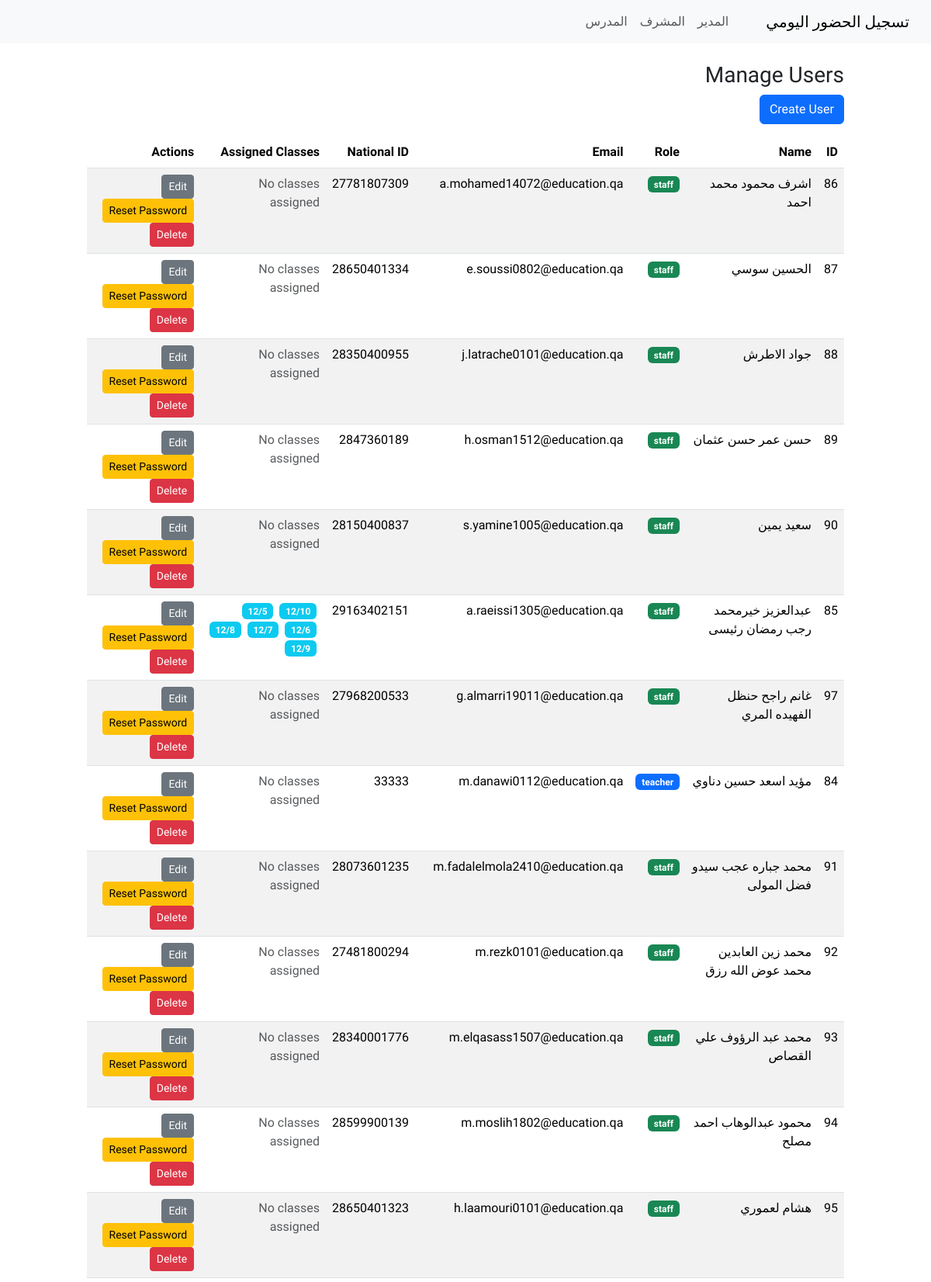
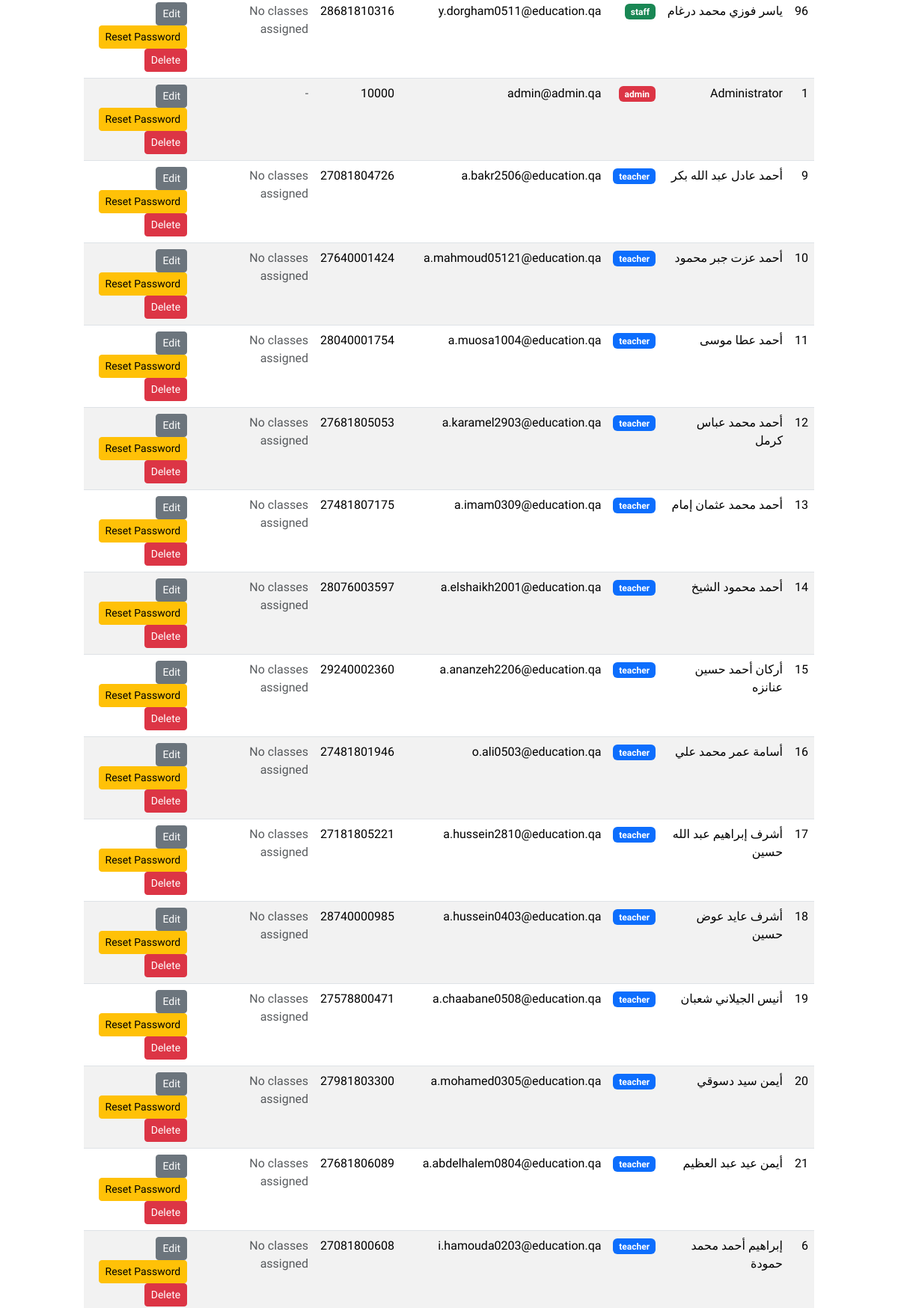
The app's page /admin/users (signed in, upper part) with its own data (2 pictures, top to bottom).
### tables this page shows
CREATE TABLE "user" (
	"id"	INTEGER NOT NULL,
	"name"	VARCHAR(150) NOT NULL,
	"role"	VARCHAR(50) NOT NULL,
	"password_hash"	VARCHAR(200),
	"national_id"	VARCHAR(50),
	"classes"	VARCHAR(200),
	"email"	VARCHAR(50),
	"emp_id"	VARCHAR(50),
	PRIMARY KEY("id")
);

CREATE TABLE school_class (
	id INTEGER NOT NULL, 
	name VARCHAR(120) NOT NULL, 
	PRIMARY KEY (id)
);

### app.py (the view)
@app.route('/admin/users')
@login_required
def admin_users():
    if not admin_required():
        return redirect(url_for('index'))
    conn = get_db()
    rows = conn.execute("SELECT * FROM user ORDER BY name").fetchall()
    users = [RowObject(r) for r in rows]
    classes_rows = conn.execute("SELECT * FROM school_class").fetchall()
    classes_dict = {str(r['id']): r['name'] for r in classes_rows}
    return render_template('admin_users.html', users=users, classes_dict=classes_dict)

### app.py (called while the page is built)
def get_db():
    db_conn = getattr(g, '_database', None)
    if db_conn is None:
        db_conn = sqlite3.connect(DATABASE, detect_types=sqlite3.PARSE_DECLTYPES)
        db_conn.row_factory = sqlite3.Row
        g._database = db_conn
    return db_conn

@login_manager.user_loader
def load_user(user_id):
    conn = get_db()
    row = conn.execute("SELECT * FROM user WHERE id = ?", (int(user_id),)).fetchone()
    return SimpleUser(row) if row else None

def admin_required():
    if not current_user.is_authenticated or current_user.role != 'admin':
        flash('Unauthorized', 'danger')
        return False
    return True

    def __getattr__(self, name):
        try:
            return self._r[name]
        except Exception:
            raise AttributeError(name)

### templates/admin_users.html (shortened to what this page needs)
{% extends 'layout.html' %}
{% block content %}
<h3>Manage Users</h3>
<a class="btn btn-primary mb-3" href="{{ url_for('admin_users_create') }}">Create User</a>
<table class="table table-striped">
    <thead>
        <tr>
            <th>ID</th>
            <th>Name</th>
            <th>Role</th>
            <th>Email</th>
            <th>National ID</th>
            <th>Assigned Classes</th>
            <th>Actions</th>
        </tr>
    </thead>
    <tbody>
        {% for u in users %}
        <tr>
            <td>{{u.id}}</td>
            <td>{{u.name}}</td>
            <td>
                <span
                    class="badge bg-{% if u.role=='admin' %}danger{% elif u.role=='teacher' %}primary{% elif u.role=='staff' %}success{% else %}secondary{% endif %}">
                    {{u.role}}
                </span>
            </td>
            <td>{{u.email or '-'}}</td>
            <td>{{u.national_id or '-'}}</td>
            <td>
                {% if (u.role == 'teacher' or u.role == 'staff') and u.classes %}
                {% set class_ids = u.classes.split(',') %}
                {% for cid in class_ids %}
                {% if cid.strip() %}
                <span class="badge bg-info me-1">{{ classes_dict.get(cid.strip(), 'Unknown') }}</span>
                {% endif %}
                {% endfor %}
                {% elif u.role == 'teacher' or u.role == 'staff' %}
                <span class="text-muted">No classes assigned</span>
                {% else %}
                <span class="text-muted">-</span>
                {% endif %}
            </td>
            <td>
                <a class="btn btn-sm btn-secondary" href="{{ url_for('admin_users_edit', user_id=u.id) }}">
                     Edit
                </a>
                <a class="btn btn-sm btn-warning" href="{{ url_for('admin_users_reset_password', user_id=u.id) }}">
                     Reset Password
                </a>
                <form method="post" action="{{ url_for('admin_users_delete', user_id=u.id) }}"
                    style="display:inline-block" onsubmit="return confirm('Delete user?')">
                    <button class="btn btn-sm btn-danger">
                         Delete
                    </button>
                </form>
            </td>
        </tr>
        {% endfor %}
    </tbody>
</table>
{% endblock %}

### static/css/style.css (style rules this page uses)
body { font-family: 'Tajawal', Tahoma, Geneva, Verdana, sans-serif; }

### records on screen
user: name "اشرف محمود محمد احمد", role "staff", email "a.mohamed14072@education.qa", national "27781807309"
user: name "الحسين سوسي", role "staff", email "e.soussi0802@education.qa", national "28650401334"
user: name "جواد الاطرش", role "staff", email "j.latrache0101@education.qa", national "28350400955"
user: name "حسن عمر حسن عثمان", role "staff", email "h.osman1512@education.qa", national "2847360189"
user: name "سعيد يمين", role "staff", email "s.yamine1005@education.qa", national "28150400837"
user: name "عبدالعزيز خيرمحمد رجب رمضان رئيسى", role "staff", email "a.raeissi1305@education.qa", national "29163402151"
school_class: get "12/10"
school_class: get "12/5"
school_class: get "12/6"
school_class: get "12/7"
school_class: get "12/8"
school_class: get "12/9"
user: name "غانم راجح حنظل الفهيده المري", role "staff", email "g.almarri19011@education.qa", national "27968200533"
user: name "مؤيد اسعد حسين دناوي", role "teacher", email "m.danawi0112@education.qa", national "33333"
user: name "محمد جباره عجب سيدو فضل المولى", role "staff", email "m.fadalelmola2410@education.qa", national "28073601235"
user: name "محمد زين العابدين محمد عوض الله رزق", role "staff", email "m.rezk0101@education.qa", national "27481800294"
user: name "محمد عبد الرؤوف علي القصاص", role "staff", email "m.elqasass1507@education.qa", national "28340001776"
user: name "محمود عبدالوهاب احمد مصلح", role "staff", email "m.moslih1802@education.qa", national "28599900139"
user: name "هشام لعموري", role "staff", email "h.laamouri0101@education.qa", national "28650401323"
user: name "ياسر فوزي محمد درغام", role "staff", email "y.dorgham0511@education.qa", national "28681810316"
user: name "Administrator", role "admin", email "admin@admin.qa", national "10000"
user: name "أحمد عادل عبد الله بكر", role "teacher", email "a.bakr2506@education.qa", national "27081804726"
user: name "أحمد عزت جبر محمود", role "teacher", email "a.mahmoud05121@education.qa", national "27640001424"
user: name "أحمد عطا موسى", role "teacher", email "a.muosa1004@education.qa", national "28040001754"
user: name "أحمد محمد عباس كرمل", role "teacher", email "a.karamel2903@education.qa", national "27681805053"
user: name "أحمد محمد عثمان إمام", role "teacher", email "a.imam0309@education.qa", national "27481807175"
user: name "أحمد محمود الشيخ", role "teacher", email "a.elshaikh2001@education.qa", national "28076003597"
user: name "أركان أحمد حسين عنانزه", role "teacher", email "a.ananzeh2206@education.qa", national "29240002360"
user: name "أسامة عمر محمد علي", role "teacher", email "o.ali0503@education.qa", national "27481801946"
user: name "أشرف إبراهيم عبد الله حسين", role "teacher", email "a.hussein2810@education.qa", national "27181805221"
user: name "أشرف عايد عوض حسين", role "teacher", email "a.hussein0403@education.qa", national "28740000985"
user: name "أنيس الجيلاني شعبان", role "teacher", email "a.chaabane0508@education.qa", national "27578800471"
user: name "أيمن سيد دسوقي", role "teacher", email "a.mohamed0305@education.qa", national "27981803300"
user: name "أيمن عيد عبد العظيم", role "teacher", email "a.abdelhalem0804@education.qa", national "27681806089"
user: name "إبراهيم أحمد محمد حمودة", role "teacher", email "i.hamouda0203@education.qa", national "27081800608"

### other values on screen
{{ u.id }} "86" "87" "88" "89" "90" "85" "97" "84" "91" "92" "93" "94" "95" "96" "1" "9" "10" "11" "12" "13" "14" "15" "16" "17" "18" "19" "20" "21" "6"
